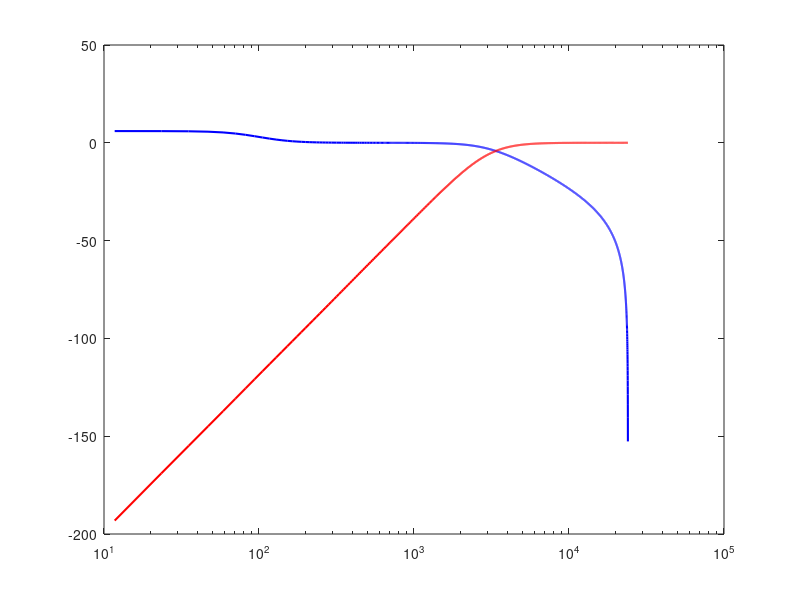

This figure's MATLAB source: (Note: this script raises an error after producing the figure.)
fs = 48000; fc = 3000; wc = fc/(fs/2);

%  LR2 woofer & LR4 tweeter ----
[b_lp2,a_lp2]   = butter(2, wc, 'low');
[b_hp21,a_hp21] = butter(2, wc, 'high');
[b_hp22,a_hp22] = butter(2, wc, 'high');
b_hpLR4 = conv(b_hp21, b_hp22);
a_hpLR4 = conv(a_hp21, a_hp22);

%  2nd-order low-shelf (boost at 100 Hz by +6 dB)
f0   = 100;     % Shelf corner
G    = +6;      % Gain in dB
Q    = 0.7;     % Shelf Q
A    = 10^(G/40);
w0   = 2*pi*f0/fs;
alpha= sin(w0)/(2*Q);
% Low-shelf biquad
b_shelf = A*[ (A+1)-(A-1)*cos(w0)+2*sqrt(A)*alpha, ...
              2*((A-1)-(A+1)*cos(w0)), ...
              (A+1)-(A-1)*cos(w0)-2*sqrt(A)*alpha ];
a_shelf =     [ (A+1)+(A-1)*cos(w0)+2*sqrt(A)*alpha, ...
              -2*((A-1)+(A+1)*cos(w0)), ...
               (A+1)+(A-1)*cos(w0)-2*sqrt(A)*alpha ];

%Cascade LPF + Shelf on woofer ----
b_woofer = conv(b_lp2, b_shelf);
a_woofer = conv(a_lp2, a_shelf);

 
[H_w, f]      = freqz(b_woofer, a_woofer, 2048, fs);
[H_t, ~]      = freqz(b_hpLR4, a_hpLR4,     2048, fs);

figure;
semilogx(f,20*log10(abs(H_w)),'b','LineWidth',1.5); hold on;
semilogx(f,20*log10(abs(H_t)),'r','LineWidth',1.5);
xline(fc,'--k','Crossover','LabelOrientation','horizontal');
xlabel('Frequency (Hz)'); ylabel('Magnitude (dB)');
legend('Woofer LPF + Shelf','Tweeter LR4 HPF');
grid on; ylim([-60 15]); xlim([20 20000]);
title('LR4 + LR2 + Low-Shelf Crossover');
